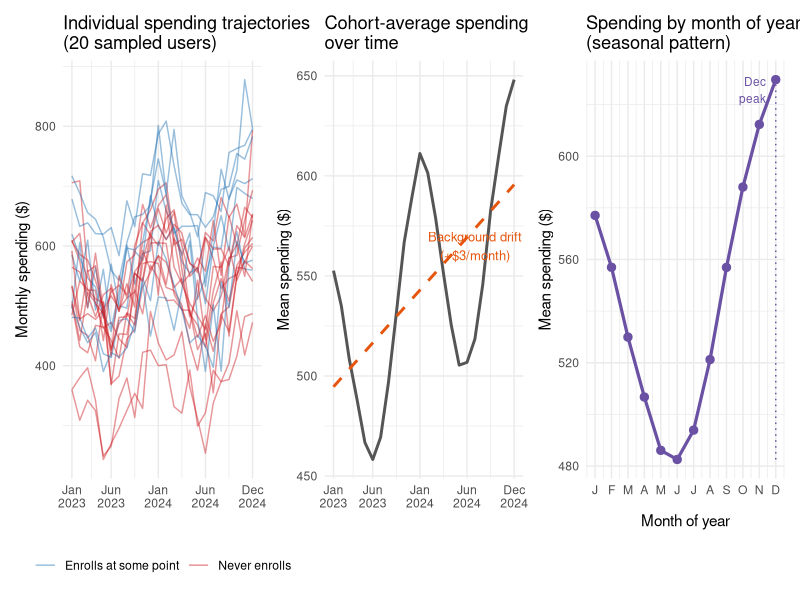
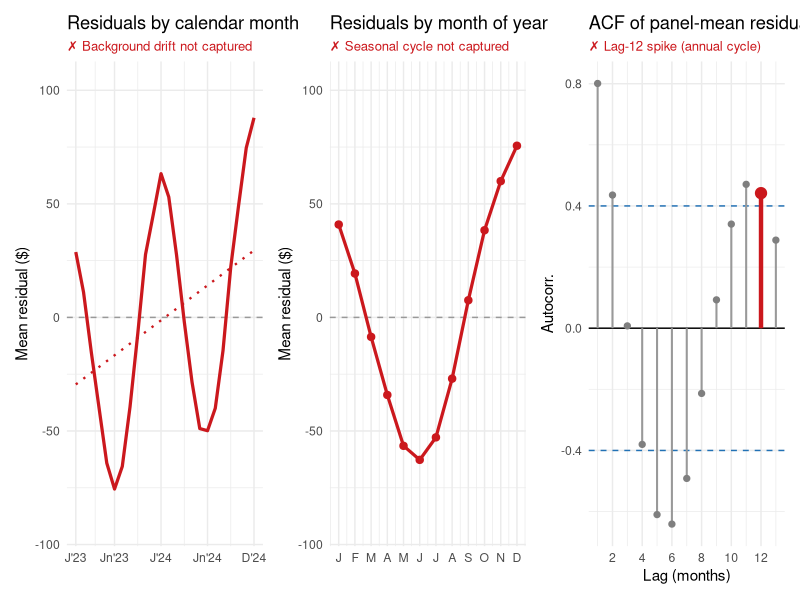
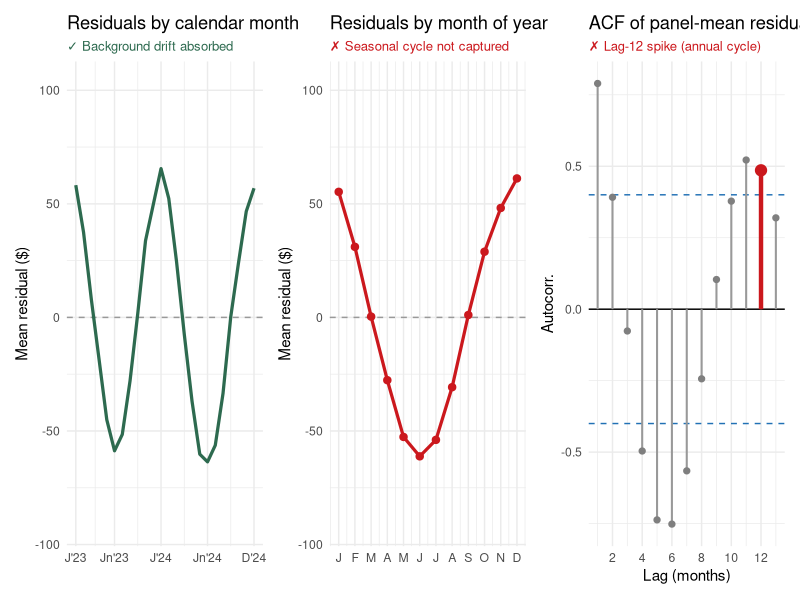
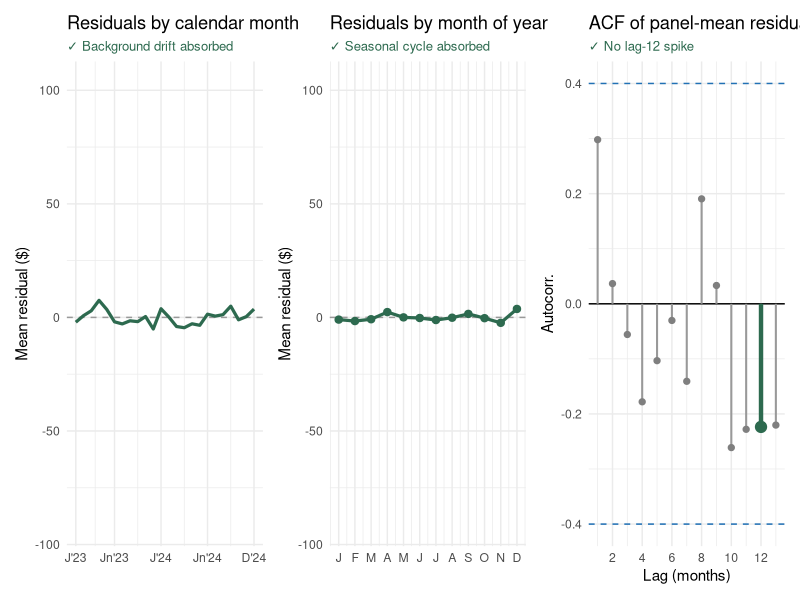
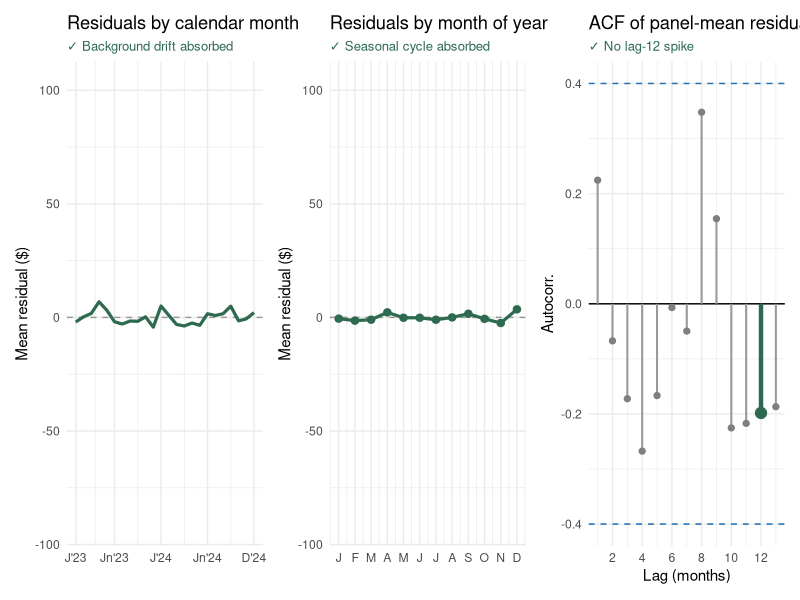
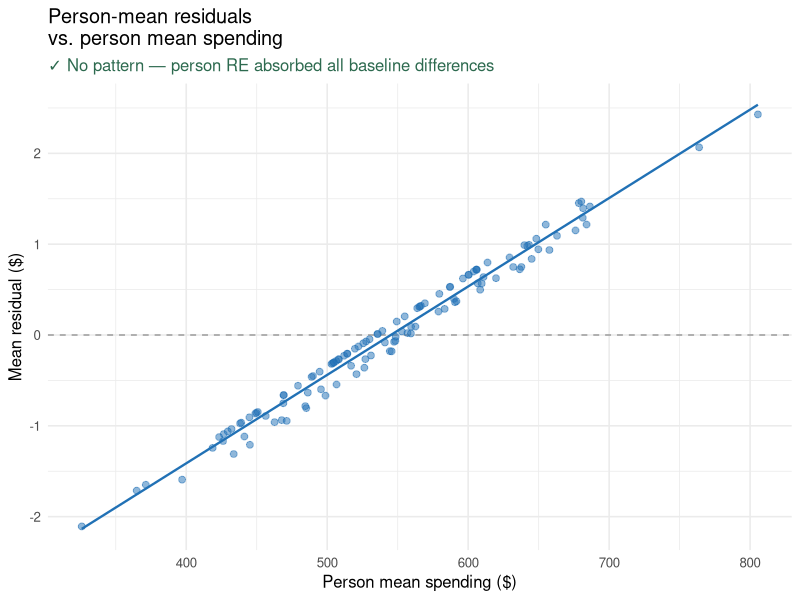
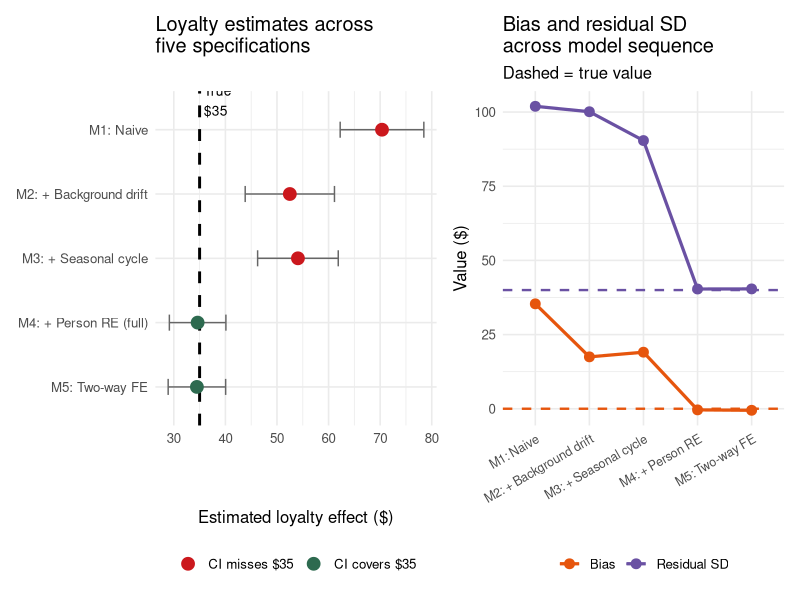

R code for these plots, in order:
## ---- chunk 1
library(tidyverse)
library(lme4)
library(lmerTest)
library(broom.mixed)
library(broom)
library(ggplot2)
library(patchwork)
## ---- chunk 2
set.seed(2025)

n_hh     <- 120
n_months <- 24

# True DGP parameters
true_loyalty   <- 35   # causal program effect ($/month)
true_trend     <- 3    # background drift ($/month)
true_amplitude <- 60   # seasonal amplitude ($)
true_person_sd <- 80   # between-person SD ($)
true_resid_sd  <- 40   # within-person residual SD ($)

# Person baselines
person_baselines <- rnorm(n_hh, 500, true_person_sd)

# Staggered enrollment:
#   (a) higher-spending users enroll earlier
#   (b) Nov/Dec marketing campaign doubles enrollment probability
enroll_month <- rep(NA_integer_, n_hh)
for (hh in seq_len(n_hh)) {
  for (m in 4:22) {
    moy       <- ((m - 1L) %% 12L) + 1L
    p_base    <- 0.025
    p_person  <- max(0, (person_baselines[hh] - 500) / 80) * 0.025
    p_holiday <- if (moy %in% c(11L, 12L)) 0.05 else 0
    p         <- min(p_base + p_person + p_holiday, 0.15)
    if (runif(1) < p) { enroll_month[hh] <- m; break }
  }
}

df <- expand_grid(person = seq_len(n_hh), month = seq_len(n_months)) |>
  mutate(
    month_of_year      = ((month - 1L) %% 12L) + 1L,
    cos_12             = cos(2 * pi * month_of_year / 12),
    sin_12             = sin(2 * pi * month_of_year / 12),
    enroll_m           = enroll_month[person],
    loyalty            = as.integer(!is.na(enroll_m) & month >= enroll_m),
    person_component   = person_baselines[person],
    drift_component    = true_trend * month,
    seasonal_component = true_amplitude * cos_12,
    true_y             = person_component + drift_component +
                         seasonal_component + true_loyalty * loyalty,
    noise              = rnorm(n(), 0, true_resid_sd),
    spending           = true_y + noise,
    person_f           = factor(person)
  )

cat(sum(!is.na(enroll_month)), "of", n_hh,
    sprintf("users enrolled (%.0f%%)\n", 100 * mean(!is.na(enroll_month))))
## ---- chunk 3
df |>
  filter(person == 12) |>
  select(person, month, month_of_year, loyalty, spending,
         person_component, drift_component, seasonal_component) |>
  slice(c(1:3, 11:13)) |>
  mutate(across(where(is.double), round, 1)) |>
  knitr::kable(
    col.names = c("Person", "Month", "MoY", "Loyal",
                  "Spending", "Baseline", "Drift", "Seasonal"),
    caption = "Six rows from one user — each observed value is baseline + drift + seasonal + noise."
  )
## ---- chunk 4
# Fit all five models silently so that (a) the global y-axis range for
# residual plots can be computed from the worst-case model, and
# (b) objects are available before individual sections reference them.

m1 <- lm(spending ~ loyalty, data = df)
m2 <- lm(spending ~ loyalty + month, data = df)
m3 <- lm(spending ~ loyalty + month + cos_12 + sin_12, data = df)
m4 <- lmer(spending ~ loyalty + month + cos_12 + sin_12 + (1 | person_f),
           data = df)
m5 <- lm(spending ~ loyalty + factor(month) + factor(person_f), data = df)

# The worst-case residuals come from Model 1 (no time controls).
# Lock the y-axis to that range so shrinkage is visible across all models.
r1_cal  <- tapply(residuals(m1), df$month,         mean)
r1_seas <- tapply(residuals(m1), df$month_of_year, mean)
all_r1  <- c(r1_cal, r1_seas)
pad     <- 15
global_y <- c(floor(min(all_r1)) - pad, ceiling(max(all_r1)) + pad)
## ---- chunk 5
# 3-panel residual dashboard used after every model.
# trend_ok / seasonal_ok drive the green/red colour coding.
# y_lim is shared across all calls so residual shrinkage is visible.

show_diag <- function(model_obj,
                      trend_ok    = FALSE,
                      seasonal_ok = FALSE,
                      y_lim       = global_y) {

  resids  <- residuals(model_obj)
  ok_col  <- "#2d6a4f"
  bad_col <- "#cb181d"
  ci_b    <- qnorm(0.975) / sqrt(n_months)

  make_sub <- function(ok, label_yes, label_no)
    if (ok) paste0("✓ ", label_yes) else paste0("✗ ", label_no)

  # Panel 1 — mean residuals by calendar month
  p1 <- df |> mutate(r = resids) |>
    group_by(month) |> summarise(mr = mean(r), .groups = "drop") |>
    ggplot(aes(x = month, y = mr)) +
    geom_hline(yintercept = 0, linetype = "dashed", color = "grey60") +
    geom_line(linewidth = 1.1,
              color = if (trend_ok) ok_col else bad_col) +
    { if (!trend_ok) list(
        geom_smooth(method = "lm", se = FALSE, linetype = "dotted",
                    color = bad_col, linewidth = 0.8))
      else list() } +
    coord_cartesian(ylim = y_lim) +
    scale_x_continuous(breaks = c(1,6,12,18,24),
      labels = c("J'23","Jn'23","J'24","Jn'24","D'24")) +
    labs(title = "Residuals by calendar month",
         subtitle = make_sub(trend_ok,
           "Background drift absorbed",
           "Background drift not captured"),
         x = NULL, y = "Mean residual ($)") +
    theme_minimal(base_size = 11) +
    theme(plot.subtitle = element_text(
      color = if (trend_ok) ok_col else bad_col, size = 9.5))

  # Panel 2 — mean residuals by month-of-year
  p2 <- df |> mutate(r = resids) |>
    group_by(month_of_year) |> summarise(mr = mean(r), .groups = "drop") |>
    ggplot(aes(x = month_of_year, y = mr)) +
    geom_hline(yintercept = 0, linetype = "dashed", color = "grey60") +
    geom_line(linewidth = 1.1,
              color = if (seasonal_ok) ok_col else bad_col) +
    geom_point(size = 2.2,
               color = if (seasonal_ok) ok_col else bad_col) +
    coord_cartesian(ylim = y_lim) +
    scale_x_continuous(breaks = 1:12,
      labels = c("J","F","M","A","M","J","J","A","S","O","N","D")) +
    labs(title = "Residuals by month of year",
         subtitle = make_sub(seasonal_ok,
           "Seasonal cycle absorbed",
           "Seasonal cycle not captured"),
         x = NULL, y = "Mean residual ($)") +
    theme_minimal(base_size = 11) +
    theme(plot.subtitle = element_text(
      color = if (seasonal_ok) ok_col else bad_col, size = 9.5))

  # Panel 3 — ACF of panel-mean residuals
  panel_mr <- df |> mutate(r = resids) |>
    group_by(month) |> summarise(mr = mean(r), .groups = "drop") |>
    pull(mr)
  acf_r  <- acf(panel_mr, plot = FALSE, lag.max = 13)
  acf_df <- tibble(lag = as.integer(acf_r$lag[-1]),
                   a   = as.numeric(acf_r$acf[-1]))
  lag12_ok  <- abs(acf_df$a[acf_df$lag == 12]) <= ci_b
  acf_col   <- if (lag12_ok) ok_col else bad_col
  acf_sub   <- if (lag12_ok) "✓ No lag-12 spike"
               else           "✗ Lag-12 spike (annual cycle)"

  p3 <- acf_df |>
    ggplot(aes(x = lag, y = a)) +
    geom_hline(yintercept = 0) +
    geom_hline(yintercept = c(-1,1)*ci_b, linetype="dashed", color="#2171b5") +
    geom_segment(aes(xend=lag, yend=0), color="grey60", linewidth=0.7) +
    geom_point(color="grey50", size=1.8) +
    geom_segment(data=filter(acf_df, lag==12),
                 aes(xend=lag, yend=0), color=acf_col, linewidth=1.5) +
    geom_point(data=filter(acf_df, lag==12), color=acf_col, size=3.5) +
    scale_x_continuous(breaks=c(2,4,6,8,10,12)) +
    labs(title = "ACF of panel-mean residuals",
         subtitle = acf_sub,
         x = "Lag (months)", y = "Autocorr.") +
    theme_minimal(base_size = 11) +
    theme(plot.subtitle = element_text(color = acf_col, size = 9.5))

  p1 | p2 | p3
}
## ---- chunk 6
set.seed(1)
sample_ids <- sample(seq_len(n_hh), 20)

p_spaghetti <- df |>
  filter(person %in% sample_ids) |>
  mutate(grp = factor(if_else(!is.na(enroll_m),
                               "Enrolls at some point", "Never enrolls"))) |>
  ggplot(aes(x = month, y = spending, group = person, color = grp)) +
  geom_line(alpha = 0.45, linewidth = 0.5) +
  scale_color_manual(values = c("Enrolls at some point" = "#2171b5",
                                "Never enrolls"         = "#cb181d")) +
  scale_x_continuous(breaks = c(1,6,12,18,24),
    labels = c("Jan\n2023","Jun\n2023","Jan\n2024","Jun\n2024","Dec\n2024")) +
  labs(title = "Individual spending trajectories\n(20 sampled users)",
       x = NULL, y = "Monthly spending ($)", color = NULL) +
  theme_minimal(base_size = 11) +
  theme(legend.position = "bottom")

p_mean <- df |>
  group_by(month) |> summarise(ms = mean(spending), .groups = "drop") |>
  ggplot(aes(x = month, y = ms)) +
  geom_line(color = "#555", linewidth = 1) +
  geom_smooth(method="lm", se=FALSE, color="#e6550d", linetype="dashed") +
  annotate("text", x=19, y=565,
           label="Background drift\n(+$3/month)", color="#e6550d", size=3.3) +
  scale_x_continuous(breaks = c(1,6,12,18,24),
    labels = c("Jan\n2023","Jun\n2023","Jan\n2024","Jun\n2024","Dec\n2024")) +
  labs(title = "Cohort-average spending\nover time",
       x = NULL, y = "Mean spending ($)") +
  theme_minimal(base_size = 11)

seas_avg <- df |> group_by(month_of_year) |>
  summarise(ms = mean(spending), .groups = "drop")
p_seasonal <- seas_avg |>
  ggplot(aes(x = month_of_year, y = ms)) +
  geom_line(linewidth = 1.1, color = "#6a51a3") +
  geom_point(size = 2.5, color = "#6a51a3") +
  annotate("segment", x=12, xend=12,
           y=min(seas_avg$ms), yend=max(seas_avg$ms),
           color="#6a51a3", linetype="dotted") +
  annotate("text", x=11.4, y=max(seas_avg$ms)-4,
           label="Dec\npeak", size=3, color="#6a51a3", hjust=1) +
  scale_x_continuous(breaks=1:12,
    labels=c("J","F","M","A","M","J","J","A","S","O","N","D")) +
  labs(title = "Spending by month of year\n(seasonal pattern)",
       x = "Month of year", y = "Mean spending ($)") +
  theme_minimal(base_size = 11)

p_spaghetti | p_mean | p_seasonal
## ---- chunk 7
df |>
  mutate(
    group = case_when(
      is.na(enroll_m)      ~ "Never enrolls",
      month < enroll_m     ~ "Will enroll (pre-enrollment months)",
      TRUE                 ~ NA_character_
    )
  ) |>
  filter(!is.na(group)) |>
  group_by(group) |>
  summarise(
    n_users        = n_distinct(person),
    months_observed = n(),
    mean_spending  = mean(spending),
    sd_spending    = sd(spending),
    .groups = "drop"
  ) |>
  knitr::kable(digits = 1,
    caption = "Pre-enrollment comparison: future enrollees already spend more — person-level selection bias is present before any program effect.")
## ---- chunk 8
m1 <- lm(spending ~ loyalty, data = df)

bind_rows(
  tidy(m1) |> filter(term == "loyalty") |>
    mutate(parameter = "Loyalty effect ($)", true_value = true_loyalty),
  tibble(term = "sigma", estimate = sigma(m1), std.error = NA_real_,
         statistic = NA_real_, p.value = NA_real_,
         parameter = "Residual SD ($)", true_value = true_resid_sd)
) |>
  mutate(bias = round(estimate - true_value, 2)) |>
  select(parameter, estimate, std.error, true_value, bias) |>
  knitr::kable(digits = 2,
    caption = "Model 1 — naïve OLS. True loyalty effect = $35.")
## ---- chunk 9
show_diag(m1, trend_ok = FALSE, seasonal_ok = FALSE)
## ---- chunk 10
m2 <- lm(spending ~ loyalty + month, data = df)

bind_rows(
  tidy(m2) |> filter(term %in% c("loyalty", "month")) |>
    mutate(parameter = c("Loyalty effect ($)", "Background drift ($/month)"),
           true_value = c(true_loyalty, true_trend)),
  tibble(term = "sigma", estimate = sigma(m2), std.error = NA_real_,
         statistic = NA_real_, p.value = NA_real_,
         parameter = "Residual SD ($)", true_value = true_resid_sd)
) |>
  mutate(bias = round(estimate - true_value, 2)) |>
  select(parameter, estimate, std.error, true_value, bias) |>
  knitr::kable(digits = 2,
    caption = "Model 2 — loyalty + linear drift.")
## ---- chunk 11
show_diag(m2, trend_ok = TRUE, seasonal_ok = FALSE)
## ---- chunk 12
m3 <- lm(spending ~ loyalty + month + cos_12 + sin_12, data = df)

bind_rows(
  tidy(m3) |> filter(term %in% c("loyalty","month","cos_12","sin_12")) |>
    mutate(parameter  = c("Loyalty effect ($)", "Background drift ($/month)",
                          "Seasonal cosine ($)", "Seasonal sine ($)"),
           true_value = c(true_loyalty, true_trend, true_amplitude, 0)),
  tibble(term = "sigma", estimate = sigma(m3), std.error = NA_real_,
         statistic = NA_real_, p.value = NA_real_,
         parameter = "Residual SD ($)", true_value = true_resid_sd)
) |>
  mutate(bias = round(estimate - true_value, 2)) |>
  select(parameter, estimate, std.error, true_value, bias) |>
  knitr::kable(digits = 2,
    caption = "Model 3 — loyalty + drift + Fourier seasonal.")
## ---- chunk 13
show_diag(m3, trend_ok = TRUE, seasonal_ok = TRUE)
## ---- chunk 14
m4 <- lmer(spending ~ loyalty + month + cos_12 + sin_12 + (1 | person_f),
           data = df)

person_sd_est <- as.data.frame(VarCorr(m4)) |>
  filter(grp == "person_f") |> pull(sdcor)

bind_rows(
  tidy(m4, effects = "fixed") |>
    filter(term %in% c("loyalty","month","cos_12","sin_12")) |>
    mutate(parameter  = c("Loyalty effect ($)", "Background drift ($/month)",
                          "Seasonal cosine ($)", "Seasonal sine ($)"),
           true_value = c(true_loyalty, true_trend, true_amplitude, 0)),
  tibble(term = "sigma_person", estimate = person_sd_est,
         std.error = NA_real_, statistic = NA_real_, p.value = NA_real_,
         parameter = "Person SD ($)", true_value = true_person_sd),
  tibble(term = "sigma_resid", estimate = sigma(m4),
         std.error = NA_real_, statistic = NA_real_, p.value = NA_real_,
         parameter = "Residual SD ($)", true_value = true_resid_sd)
) |>
  mutate(bias = round(estimate - true_value, 2)) |>
  select(parameter, estimate, std.error, true_value, bias) |>
  knitr::kable(digits = 2,
    caption = "Model 4 — full specification: loyalty + drift + Fourier + person RE.")
## ---- chunk 15
show_diag(m4, trend_ok = TRUE, seasonal_ok = TRUE)
## ---- chunk 16
df |>
  mutate(resid = residuals(m4)) |>
  group_by(person) |>
  summarise(mr = mean(resid), ms = mean(spending), .groups = "drop") |>
  ggplot(aes(x = ms, y = mr)) +
  geom_hline(yintercept = 0, linetype = "dashed", color = "grey60") +
  geom_point(alpha = 0.5, color = "#2171b5", size = 2) +
  geom_smooth(method = "lm", se = FALSE, color = "#2171b5", linewidth = 0.8) +
  labs(title = "Person-mean residuals\nvs. person mean spending",
       subtitle = "✓ No pattern — person RE absorbed all baseline differences",
       x = "Person mean spending ($)", y = "Mean residual ($)") +
  theme_minimal(base_size = 12) +
  theme(plot.subtitle = element_text(color = "#2d6a4f"))
## ---- chunk 17
m5 <- lm(spending ~ loyalty + factor(month) + factor(person_f), data = df)

tidy(m5) |>
  filter(term == "loyalty") |>
  mutate(parameter  = "Loyalty effect ($)",
         true_value = true_loyalty,
         bias       = round(estimate - true_loyalty, 2),
         sigma      = round(sigma(m5), 2)) |>
  select(parameter, estimate, std.error, true_value, bias, sigma) |>
  knitr::kable(digits = 2,
    caption = "Model 5 — two-way FE: loyalty + month dummies + person dummies.")
## ---- chunk 18
extract_loyalty <- function(mod, label) {
  if (inherits(mod, "lmerMod"))
    broom.mixed::tidy(mod, effects="fixed") |> filter(term=="loyalty") |>
    mutate(model=label)
  else
    broom::tidy(mod) |> filter(term=="loyalty") |> mutate(model=label)
}

comp <- bind_rows(
  extract_loyalty(m1, "M1: Naive"),
  extract_loyalty(m2, "M2: + Background drift"),
  extract_loyalty(m3, "M3: + Seasonal cycle"),
  extract_loyalty(m4, "M4: + Person RE (full)"),
  extract_loyalty(m5, "M5: Two-way FE")
) |>
  mutate(
    model   = factor(model, levels = rev(unique(model))),
    ci_low  = estimate - 1.96 * std.error,
    ci_high = estimate + 1.96 * std.error,
    covers  = ci_low <= true_loyalty & true_loyalty <= ci_high
  )

p_forest <- comp |>
  ggplot(aes(x = estimate, y = model)) +
  geom_vline(xintercept = true_loyalty, linetype = "dashed",
             linewidth = 1, color = "black") +
  geom_errorbarh(aes(xmin = ci_low, xmax = ci_high),
                 height = 0.25, color = "grey40") +
  geom_point(aes(color = covers), size = 4) +
  scale_color_manual(values = c("TRUE" = "#2d6a4f", "FALSE" = "#cb181d"),
                     labels = c("TRUE" = "CI covers $35",
                                "FALSE" = "CI misses $35")) +
  annotate("text", x = true_loyalty + 0.8, y = 5.45,
           label = "True\n$35", hjust = 0, size = 3.5) +
  labs(title = "Loyalty estimates across\nfive specifications",
       x = "Estimated loyalty effect ($)", y = NULL, color = NULL) +
  theme_minimal(base_size = 12) +
  theme(legend.position = "bottom")

sigma_seq <- c(sigma(m1), sigma(m2), sigma(m3), sigma(m4), sigma(m5))
bias_seq  <- comp |> arrange(desc(model)) |>
  mutate(bias = estimate - true_loyalty) |> pull(bias)

p_track <- tibble(
  mod    = factor(rev(levels(comp$model)), levels = rev(levels(comp$model))),
  Bias   = bias_seq,
  `Residual SD` = sigma_seq
) |>
  pivot_longer(c(Bias, `Residual SD`)) |>
  ggplot(aes(x = mod, y = value, group = name, color = name)) +
  geom_hline(data = tibble(name  = c("Bias", "Residual SD"),
                           truth = c(0, true_resid_sd)),
             aes(yintercept = truth, color = name),
             linetype = "dashed", linewidth = 0.8, inherit.aes = FALSE) +
  geom_line(linewidth = 1.1) +
  geom_point(size = 3) +
  scale_color_manual(values = c("Bias" = "#e6550d",
                                "Residual SD" = "#6a51a3")) +
  scale_x_discrete(labels = function(x) str_remove(x, " \\(full\\)")) +
  labs(title = "Bias and residual SD\nacross model sequence",
       subtitle = "Dashed = true value",
       x = NULL, y = "Value ($)", color = NULL) +
  theme_minimal(base_size = 12) +
  theme(axis.text.x = element_text(angle=30, hjust=1, size=9),
        legend.position = "bottom")

p_forest | p_track
## ---- chunk 19
comp |>
  arrange(desc(model)) |>
  mutate(
    bias    = round(estimate - true_loyalty, 1),
    ci_low  = round(ci_low, 1),
    ci_high = round(ci_high, 1),
    covers  = if_else(covers, "Yes ✓", "No ✗")
  ) |>
  select(model, estimate, std.error, bias, ci_low, ci_high, covers) |>
  knitr::kable(digits = 2,
    col.names = c("Model","Estimate","SE","Bias",
                  "95% CI low","95% CI high","CI covers $35?"),
    caption = "All five models vs. the true loyalty effect of $35.")
## ---- chunk 20
knitr::kable(
  tibble(
    Step = 1:5,
    `Plot or check` = c(
      "Mean outcome by calendar month",
      "Mean outcome by month-of-year",
      "Mean residuals by calendar month",
      "Mean residuals by month-of-year",
      "ACF of panel-mean residuals"
    ),
    `What you are looking for` = c(
      "Upward or downward slope → background drift present",
      "Repeated wave → seasonal cycle present",
      "Still drifts after controls → drift not fully captured",
      "Still waves after controls → seasonality not captured",
      "Spike at lag k → k-period autocorrelation remaining"
    ),
    Remedy = c(
      "Add calendar month as a linear predictor",
      "Add Fourier sin/cos or season-of-year dummies",
      "Add polynomial trend or period dummies",
      "Add Fourier terms or seasonal dummies",
      "Model residual autocorrelation (Part 5: AR structures)"
    )
  ),
  caption = "Five-step diagnostic sequence for longitudinal time structure."
)
## ---- chunk 21
knitr::kable(
  tibble(
    Model = c("M1: Naïve", "M2: + Drift", "M3: + Seasonal",
              "M4: + Person RE", "M5: Two-way FE"),
    `What it gets right` = c(
      "Recovers basic sign of loyalty effect",
      "Correctly removes background drift; drift coefficient ≈ true",
      "Removes drift and seasonal confound; all time parameters ≈ true",
      "Removes all three confounds; every DGP parameter recovered",
      "Non-parametrically confirms M4 without assuming time shape"
    ),
    `What it still misses` = c(
      "Background drift, seasonal cycle, and person-level selection",
      "Seasonal cycle still fully in residuals",
      "Person-level selection: enrollees had higher baseline spending",
      "Nothing — this is the correctly specified model for this DGP",
      "Less efficient (23 df on month dummies vs. 3 for parametric)"
    ),
    `Resulting inferential error if you stopped here` = c(
      "Loyalty estimate inflated by ~$15–25; residual SD 2–3× too large",
      "Loyalty estimate still inflated by ~$5–10; seasonal absorbed into error",
      "Loyalty estimate ~$3–5 too high; person-selection bias remains",
      "None — conclusions are accurate for this DGP",
      "Wider CIs than necessary; cannot extrapolate beyond observation window"
    )
  ),
  caption = "Five-model summary: what each specification resolves and what it leaves open."
)
